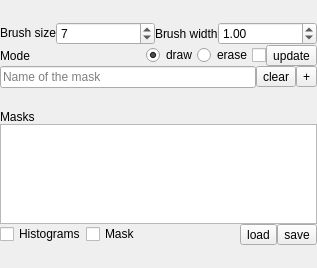
        <widget class="QDockWidget" name="dockWidget_4">
         <property name="sizePolicy">
          <sizepolicy hsizetype="Minimum" vsizetype="Minimum">
           <horstretch>0</horstretch>
           <verstretch>0</verstretch>
          </sizepolicy>
         </property>
         <property name="minimumSize">
          <size>
           <width>317</width>
           <height>268</height>
          </size>
         </property>
         <property name="floating">
          <bool>false</bool>
         </property>
         <property name="features">
          <set>QDockWidget::DockWidgetFloatable|QDockWidget::DockWidgetMovable</set>
         </property>
         <property name="allowedAreas">
          <set>Qt::AllDockWidgetAreas</set>
         </property>
         <property name="windowTitle">
          <string>Pixel selection</string>
         </property>
         <widget class="QWidget" name="dockWidgetContents_4">
          <property name="sizePolicy">
           <sizepolicy hsizetype="Preferred" vsizetype="Minimum">
            <horstretch>0</horstretch>
            <verstretch>0</verstretch>
           </sizepolicy>
          </property>
          <layout class="QVBoxLayout" name="verticalLayout_13">
           <property name="spacing">
            <number>0</number>
           </property>
           <property name="leftMargin">
            <number>0</number>
           </property>
           <property name="topMargin">
            <number>0</number>
           </property>
           <property name="rightMargin">
            <number>0</number>
           </property>
           <property name="bottomMargin">
            <number>0</number>
           </property>
           <item>
            <layout class="QGridLayout" name="gridLayout_2">
             <property name="spacing">
              <number>0</number>
             </property>
             <item row="4" column="2">
              <widget class="QToolButton" name="toolButton_7">
               <property name="toolTip">
                <string>Add mask</string>
               </property>
               <property name="text">
                <string>+</string>
               </property>
              </widget>
             </item>
             <item row="0" column="0" colspan="3">
              <layout class="QHBoxLayout" name="horizontalLayout_6">
               <item>
                <widget class="QLabel" name="label_3">
                 <property name="sizePolicy">
                  <sizepolicy hsizetype="Fixed" vsizetype="Fixed">
                   <horstretch>0</horstretch>
                   <verstretch>0</verstretch>
                  </sizepolicy>
                 </property>
                 <property name="text">
                  <string>Brush size</string>
                 </property>
                </widget>
               </item>
               <item>
                <widget class="QSpinBox" name="spinBox_2">
                 <property name="sizePolicy">
                  <sizepolicy hsizetype="Minimum" vsizetype="Fixed">
                   <horstretch>0</horstretch>
                   <verstretch>0</verstretch>
                  </sizepolicy>
                 </property>
                 <property name="maximum">
                  <number>4096</number>
                 </property>
                 <property name="value">
                  <number>7</number>
                 </property>
                </widget>
               </item>
               <item>
                <widget class="QLabel" name="label_20">
                 <property name="sizePolicy">
                  <sizepolicy hsizetype="Fixed" vsizetype="Preferred">
                   <horstretch>0</horstretch>
                   <verstretch>0</verstretch>
                  </sizepolicy>
                 </property>
                 <property name="text">
                  <string>Brush width</string>
                 </property>
                </widget>
               </item>
               <item>
                <widget class="QDoubleSpinBox" name="doubleSpinBox">
                 <property name="value">
                  <double>1.000000000000000</double>
                 </property>
                </widget>
               </item>
              </layout>
             </item>
             <item row="2" column="0" colspan="3">
              <layout class="QHBoxLayout" name="horizontalLayout_4">
               <item>
                <widget class="QLabel" name="label_17">
                 <property name="text">
                  <string>Mode</string>
                 </property>
                </widget>
               </item>
               <item>
                <widget class="QRadioButton" name="radioButton">
                 <property name="sizePolicy">
                  <sizepolicy hsizetype="Fixed" vsizetype="Fixed">
                   <horstretch>0</horstretch>
                   <verstretch>0</verstretch>
                  </sizepolicy>
                 </property>
                 <property name="toolTip">
                  <string>&lt;html&gt;&lt;head/&gt;&lt;body&gt;&lt;p&gt;Use the mouse as a brush to select pixels in the image.&lt;/p&gt;&lt;/body&gt;&lt;/html&gt;</string>
                 </property>
                 <property name="text">
                  <string>draw</string>
                 </property>
                 <property name="checked">
                  <bool>true</bool>
                 </property>
                </widget>
               </item>
               <item>
                <widget class="QRadioButton" name="radioButton_2">
                 <property name="sizePolicy">
                  <sizepolicy hsizetype="Fixed" vsizetype="Fixed">
                   <horstretch>0</horstretch>
                   <verstretch>0</verstretch>
                  </sizepolicy>
                 </property>
                 <property name="toolTip">
                  <string>&lt;html&gt;&lt;head/&gt;&lt;body&gt;&lt;p&gt;Use the mouse to deselect pixels in the image.&lt;/p&gt;&lt;/body&gt;&lt;/html&gt;</string>
                 </property>
                 <property name="text">
                  <string>erase</string>
                 </property>
                </widget>
               </item>
               <item>
                <widget class="QCheckBox" name="checkBox_4">
                 <property name="sizePolicy">
                  <sizepolicy hsizetype="Fixed" vsizetype="Fixed">
                   <horstretch>0</horstretch>
                   <verstretch>0</verstretch>
                  </sizepolicy>
                 </property>
                 <property name="toolTip">
                  <string>&lt;html&gt;&lt;head/&gt;&lt;body&gt;&lt;p&gt;If this is checked the selected fluorescence decay is plotted/updated when a selection is made.&lt;/p&gt;&lt;/body&gt;&lt;/html&gt;</string>
                 </property>
                 <property name="text">
                  <string/>
                 </property>
                </widget>
               </item>
               <item>
                <widget class="QToolButton" name="toolButton_5">
                 <property name="text">
                  <string>update</string>
                 </property>
                </widget>
               </item>
              </layout>
             </item>
             <item row="4" column="1">
              <widget class="QToolButton" name="toolButton_6">
               <property name="text">
                <string>clear</string>
               </property>
              </widget>
             </item>
             <item row="4" column="0">
              <widget class="QLineEdit" name="lineEdit_5">
               <property name="sizePolicy">
                <sizepolicy hsizetype="Minimum" vsizetype="Fixed">
                 <horstretch>0</horstretch>
                 <verstretch>0</verstretch>
                </sizepolicy>
               </property>
               <property name="toolTip">
                <string>The name of the mask</string>
               </property>
               <property name="text">
                <string/>
               </property>
               <property name="maxLength">
                <number>255</number>
               </property>
               <property name="placeholderText">
                <string>Name of the mask</string>
               </property>
              </widget>
             </item>
            </layout>
           </item>
           <item>
            <layout class="QVBoxLayout" name="verticalLayout_12">
             <property name="spacing">
              <number>0</number>
             </property>
             <item>
              <widget class="QLabel" name="label_13">
               <property name="sizePolicy">
                <sizepolicy hsizetype="Fixed" vsizetype="Fixed">
                 <horstretch>0</horstretch>
                 <verstretch>0</verstretch>
                </sizepolicy>
               </property>
               <property name="text">
                <string>Masks</string>
               </property>
              </widget>
             </item>
             <item>
              <widget class="QListWidget" name="listWidget">
               <property name="sizePolicy">
                <sizepolicy hsizetype="Minimum" vsizetype="Minimum">
                 <horstretch>0</horstretch>
                 <verstretch>0</verstretch>
                </sizepolicy>
               </property>
               <property name="minimumSize">
                <size>
                 <width>0</width>
                 <height>0</height>
                </size>
               </property>
               <property name="maximumSize">
                <size>
                 <width>16777215</width>
                 <height>100</height>
                </size>
               </property>
               <property name="toolTip">
                <string>List of pixel masks. Double click to remove a pixel mask.</string>
               </property>
              </widget>
             </item>
             <item>
              <layout class="QHBoxLayout" name="horizontalLayout_7">
               <item>
                <widget class="QCheckBox" name="checkBox_3">
                 <property name="text">
                  <string>Histograms</string>
                 </property>
                </widget>
               </item>
               <item>
                <widget class="QCheckBox" name="checkBox">
                 <property name="text">
                  <string>Mask</string>
                 </property>
                </widget>
               </item>
               <item>
                <spacer name="horizontalSpacer_2">
                 <property name="orientation">
                  <enum>Qt::Horizontal</enum>
                 </property>
                 <property name="sizeHint" stdset="0">
                  <size>
                   <width>40</width>
                   <height>20</height>
                  </size>
                 </property>
                </spacer>
               </item>
               <item>
                <widget class="QToolButton" name="toolButton_9">
                 <property name="text">
                  <string>load</string>
                 </property>
                </widget>
               </item>
               <item>
                <widget class="QToolButton" name="toolButton_8">
                 <property name="text">
                  <string>save</string>
                 </property>
                </widget>
               </item>
              </layout>
             </item>
            </layout>
           </item>
          </layout>
         </widget>
        </widget>
